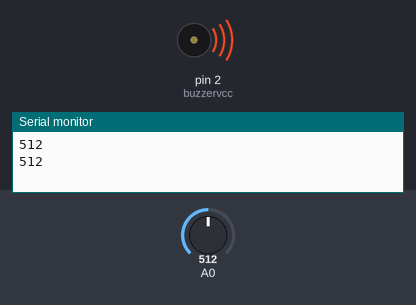
This sketch was run on a simulated Arduino Uno, built with avr-gcc and run on an emulated ATmega328P. Shown: buzzer (waves = sounding, pin HIGH), the last lines printed to the serial monitor. The test bench sets the inputs (shaded band); at power-on: A0 = 512. Pins used as bus, display or sensor lines are not drawn.

Above: at 2.8 s.
2.9 s: A0 set to 216
6.4 s: A0 set to 188
At 7.6 s:
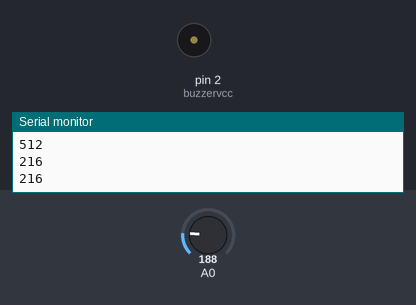
9.1 s: A0 set to 210
At 10.8 s:
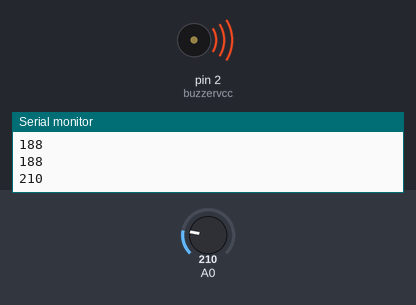
15.1 s: A0 set to 190
At 15.1 s:
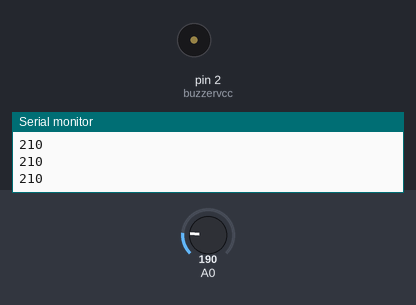
Timing chart, 0 to 18.1 s (numbered marks = the images above; inputs shaded):
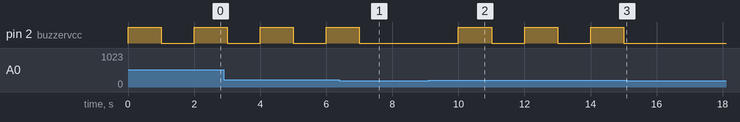

The sketch:

water_sensor.ino
```cpp
int sensorvcc =7;
int buzzervcc =2;
void setup() {
  pinMode(sensorvcc, OUTPUT);
  pinMode(buzzervcc, OUTPUT);
  Serial.begin(9600);
}

void loop() {
  digitalWrite(sensorvcc, HIGH);
  int value = analogRead(A0);
  Serial.println(value);
  if(value>200){
    digitalWrite(buzzervcc, HIGH);
      delay(1000);
   digitalWrite(buzzervcc, LOW);
    }
  delay(1000);
   digitalWrite(buzzervcc, LOW);


}
```

Measured:
- the behaviour switches between 201 and 200 on A0 (found by bisection; images 0 and 1)
- after the input at 6.4 s, pin 2 (buzzervcc): goes on until 7.0 s, then stays LOW
- after the input at 9.1 s, pin 2 (buzzervcc): alternates HIGH for 1.0 s and LOW for 1.0 s, starting after 0.90 s
- after the input at 15.1 s, pin 2 (buzzervcc): stays LOW (without the input it goes to HIGH after 0.90 s)
- by itself, pin 2 (buzzervcc): alternates HIGH for 1.0 s and LOW for 1.0 s
